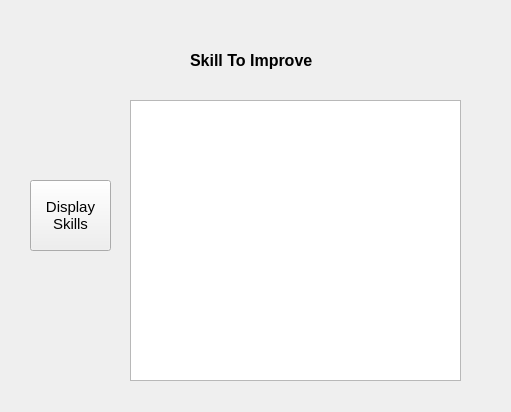
<?xml version="1.0" encoding="UTF-8"?>
<ui version="4.0">
 <class>Frame</class>
 <widget class="QFrame" name="Frame">
  <property name="geometry">
   <rect>
    <x>0</x>
    <y>0</y>
    <width>511</width>
    <height>412</height>
   </rect>
  </property>
  <property name="windowTitle">
   <string>Frame</string>
  </property>
  <widget class="QLabel" name="label">
   <property name="geometry">
    <rect>
     <x>190</x>
     <y>50</y>
     <width>141</width>
     <height>20</height>
    </rect>
   </property>
   <property name="font">
    <font>
     <pointsize>12</pointsize>
     <weight>75</weight>
     <bold>true</bold>
    </font>
   </property>
   <property name="text">
    <string>Skill To Improve</string>
   </property>
  </widget>
  <widget class="QPushButton" name="pushButton">
   <property name="geometry">
    <rect>
     <x>30</x>
     <y>180</y>
     <width>81</width>
     <height>71</height>
    </rect>
   </property>
   <property name="font">
    <font>
     <pointsize>11</pointsize>
    </font>
   </property>
   <property name="text">
    <string>Display
Skills</string>
   </property>
  </widget>
  <widget class="QTextBrowser" name="textBrowser">
   <property name="geometry">
    <rect>
     <x>130</x>
     <y>100</y>
     <width>331</width>
     <height>281</height>
    </rect>
   </property>
  </widget>
 </widget>
 <resources/>
 <connections/>
</ui>
